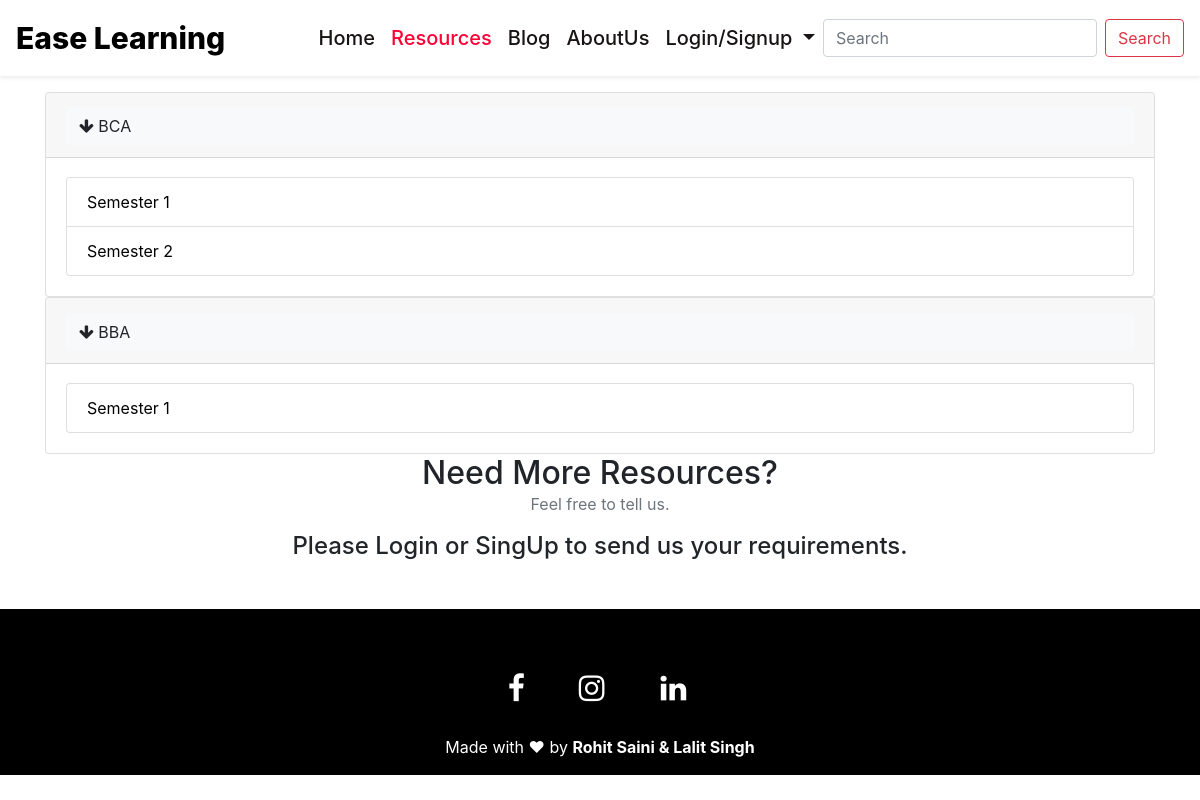
Page /resources on the committed database.
### mainapp/models.py (models this page shows, shortened)
class Courses(models.Model):
    id = models.AutoField(primary_key=True)
    name = models.CharField(max_length=50)

class Semesters(models.Model):
    id = models.AutoField(primary_key=True)
    semester = models.CharField(max_length=50)
    course = models.ForeignKey(Courses, on_delete=models.CASCADE)

### mainapp/views.py (the view)
# urls.py: path('resources', views.resources, name="Resources"),
def resources(request):
    cources = Courses.objects.all()
    semester = Semesters.objects.all()
    context = {
        "cources": cources,
        "semesters":semester,
    }
    return render(request, 'resources.html', context)

### mainapp/templates/resources.html (shortened to what this page needs)
{% extends 'base.html' %}
{% block active_res %} active {% endblock active_res %}
{% block body %}
<div class="container">
  {% for course in cources %}
  <div class="accordion" id="accordion{{ course.id }}">
    <div class="card">
      <div class="card-header" id="heading{{ course.id }}">
        <h2 class="mb-0">
          <button class="btn btn-light text-left" type="button" data-toggle="collapse" data-target="#collapse{{ course.id }}" aria-expanded="true" aria-controls="collapse{{ course.id }}" style="width: 100%;">
            <i class="fa fa-arrow-down" id="icon"></i> {{ course.name }}
          </button>
        </h2>
      </div>
      <div id="collapse{{ course.id }}" class="collapse show" aria-labelledby="heading{{ course.id }}" data-parent="#accordion{{ course.id }}">
        <div class="card-body">
          <ul class="list-group">
            {% for sem in semesters %}
            {% if sem.course.name == course.name %}
            <li class="list-group-item"><a href="getresources/{{ sem.id }}">{{ sem.semester }}</a></li>
            {% endif %}
            {% endfor %}
          </ul>
        </div>
      </div>
    </div>
  </div>
    {% endfor %}
</div>
<section class="page-section" id="requirements">
    <div class="text-center">
        <h2 class="page-section-heading d-inline-block mb-0">Need More Resources?</h2><br>
        <p class="d-inline-block text-muted">Feel free to tell us.</p>
    </div>
    <div class="align-items-center">
        <div class="container justify-content-center">
        {% if  user.is_authenticated %}
        <form id="req_form" name="req_form" action="add_requirements" method="GET">
            <input type="text" id="name" name='name' class="form-control my-2" placeholder="Your name" required width="10">
            <input type="text" id="email" name='email' placeholder="Your email id" class="form-control my-2" required>
            <textarea type="text" id="req" name='req' rows="2" class="form-control md-textarea" placeholder="Your requirements." required></textarea>
            <br>
            <button class="btn btn-primary mb-4">Submit</button>
        </form>
        {% else %}
        <h4 class="text-center mb-5">Please Login or SingUp to send us your requirements.</h4>
        {% endif %}
        </div>
    </div>
</section>
{% endblock body %}

### mainapp/static/assets/css/style.css (style rules this page uses)
:root { --primary-color: #FF0035; --secondary-color: #D6EFFF; --text-color : rgb(24, 20, 20); --bg-color : #FFF; }

### mainapp/templates/resources.html (style rules this page uses)
.list-group-item a { text-decoration: none; color: #000; }

### rows in the picture
Courses: {{ course.id }} 1 (drawn), name "BCA"
Semesters: semester "Semester 1"
Semesters: semester "Semester 2"
Courses: name "BBA"
Semesters: semester "Semester 1"
